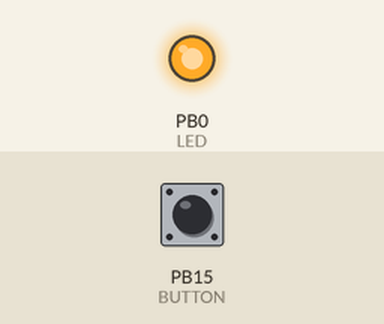
Recording of a sketch running on a simulated STM32 Blue Pill. Shown: output pins drawn as LEDs (lit = HIGH). Inputs (shaded band) come from the test bench; at power-on: PB15 (BUTTON) HIGH.

Above: at 1.2 s.
1.3 s: PB15 (BUTTON) pulled LOW for 0.15 s
At 1.37 s:
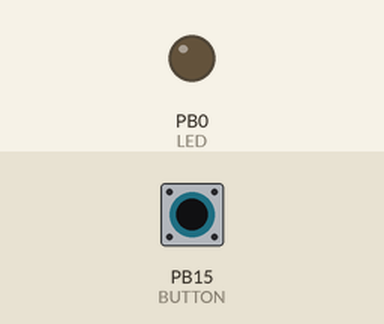
2.9 s: PB15 (BUTTON) pulled LOW for 3.2 s
At 6.7 s:
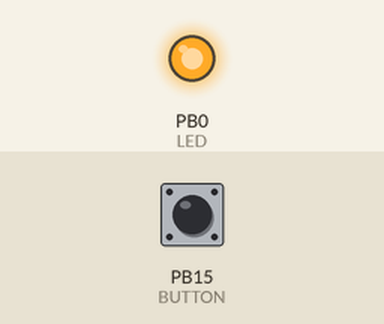
Timing chart, 0 to 8.2 s (numbered marks = the images above; inputs shaded):
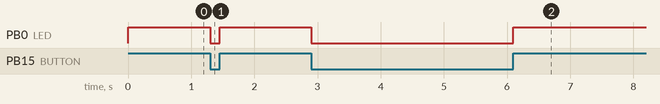

The sketch:

lab_02.ino
```cpp
const int LED = PB0;
// The LED is connected to pin 9
const int BUTTON = PB15;
// The Button is connected to pin 2
void setup() {
  pinMode(LED, OUTPUT);
  // Set the LED pin as an output
  pinMode(BUTTON, INPUT);
  // Set button as input (not required)
}
void loop() {

  if (digitalRead(BUTTON) == LOW) {
    digitalWrite(LED, LOW);
  } else {
    digitalWrite(LED, HIGH);
  }
}
```

Measured:
- after the input at 1.3 s, PB0 (LED): HIGH → LOW at once, → HIGH 0.15 s later
- after the input at 2.9 s, PB0 (LED): HIGH → LOW at once, → HIGH 3.2 s later
